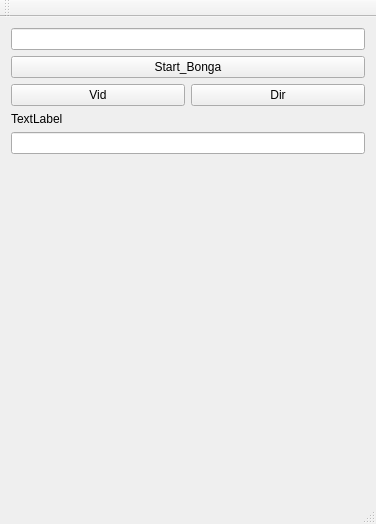
<?xml version="1.0" encoding="UTF-8"?>
<ui version="4.0">
 <class>MainWindow</class>
 <widget class="QMainWindow" name="MainWindow">
  <property name="geometry">
   <rect>
    <x>0</x>
    <y>0</y>
    <width>376</width>
    <height>524</height>
   </rect>
  </property>
  <property name="windowTitle">
   <string>MainWindow</string>
  </property>
  <widget class="QWidget" name="centralWidget">
   <layout class="QVBoxLayout" name="verticalLayout">
    <item>
     <widget class="QLineEdit" name="lineEdit"/>
    </item>
    <item>
     <widget class="QPushButton" name="pb_start_bonga">
      <property name="text">
       <string>Start_Bonga</string>
      </property>
     </widget>
    </item>
    <item>
     <widget class="QWidget" name="widget" native="true">
      <property name="sizePolicy">
       <sizepolicy hsizetype="Preferred" vsizetype="Maximum">
        <horstretch>0</horstretch>
        <verstretch>0</verstretch>
       </sizepolicy>
      </property>
      <layout class="QVBoxLayout" name="verticalLayout_2">
       <property name="spacing">
        <number>0</number>
       </property>
       <property name="leftMargin">
        <number>0</number>
       </property>
       <property name="topMargin">
        <number>0</number>
       </property>
       <property name="rightMargin">
        <number>0</number>
       </property>
       <property name="bottomMargin">
        <number>0</number>
       </property>
       <item>
        <layout class="QHBoxLayout" name="horizontalLayout">
         <item>
          <widget class="QPushButton" name="pushButton_4">
           <property name="text">
            <string>Vid</string>
           </property>
          </widget>
         </item>
         <item>
          <widget class="QPushButton" name="pushButton_5">
           <property name="text">
            <string>Dir</string>
           </property>
          </widget>
         </item>
        </layout>
       </item>
      </layout>
     </widget>
    </item>
    <item>
     <widget class="QLabel" name="label_2">
      <property name="sizePolicy">
       <sizepolicy hsizetype="Preferred" vsizetype="Maximum">
        <horstretch>0</horstretch>
        <verstretch>0</verstretch>
       </sizepolicy>
      </property>
      <property name="text">
       <string>TextLabel</string>
      </property>
     </widget>
    </item>
    <item>
     <widget class="QLineEdit" name="lineEdit_2"/>
    </item>
    <item>
     <widget class="QLabel" name="label">
      <property name="sizePolicy">
       <sizepolicy hsizetype="Ignored" vsizetype="Minimum">
        <horstretch>0</horstretch>
        <verstretch>0</verstretch>
       </sizepolicy>
      </property>
      <property name="text">
       <string/>
      </property>
     </widget>
    </item>
   </layout>
  </widget>
  <widget class="QMenuBar" name="menuBar">
   <property name="geometry">
    <rect>
     <x>0</x>
     <y>0</y>
     <width>376</width>
     <height>23</height>
    </rect>
   </property>
  </widget>
  <widget class="QToolBar" name="mainToolBar">
   <attribute name="toolBarArea">
    <enum>TopToolBarArea</enum>
   </attribute>
   <attribute name="toolBarBreak">
    <bool>false</bool>
   </attribute>
  </widget>
  <widget class="QStatusBar" name="statusBar"/>
 </widget>
 <layoutdefault spacing="6" margin="11"/>
 <resources/>
 <connections/>
</ui>
